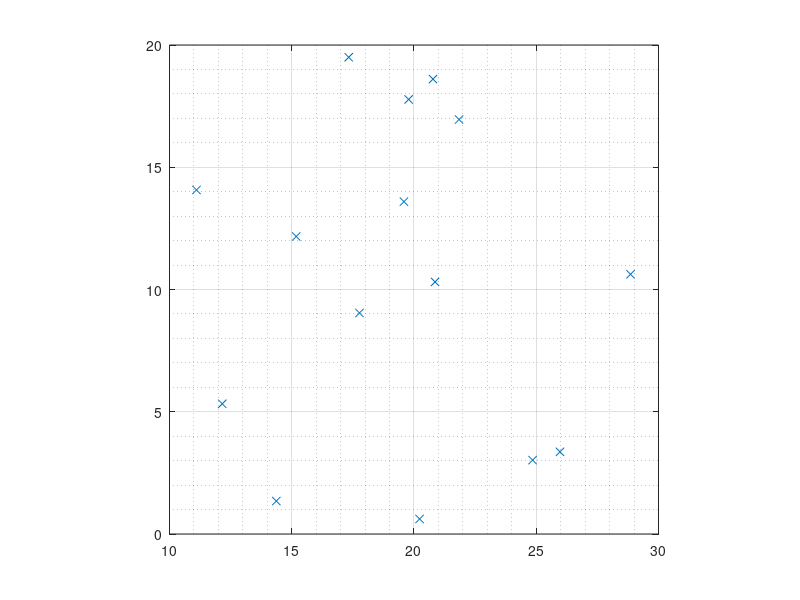

This chart was generated by the following MATLAB code: (Note: this script raises an error after producing the figure.)
%% Basic Probabilistic Workspace Sampling of Dobot X0-Z0 Workspace Plane
% Stevens Institute of Technology
% Mechanical Engineering Department
% ME 598, Introduciton to Robotics
%Group_8
xVals = 10+20*rand(1,15);
zVals = 20*rand(1,15);
figure(3)
plot(xVals, zVals,'x')
axis equal
xlim([10, 30])
ylim([0, 20])
grid minor
grid
circle(20,3.5,3.5,'b',1);
circle(20,3.5,6,'y',5);
xlabel('X coordinate [cm]')
ylabel('Z coordinate [cm]')
title('Dobot X0-Z0 Plane Workspace')
function h = circle(x,z,r,color,lw)
hold on 
th = 0:pi/50:2*pi;
xunit = r*cos(th)+ x;
zunit = r*sin(th)+ z;
h = plot(xunit, zunit,color,'LineWidth',lw);
hold off
end

